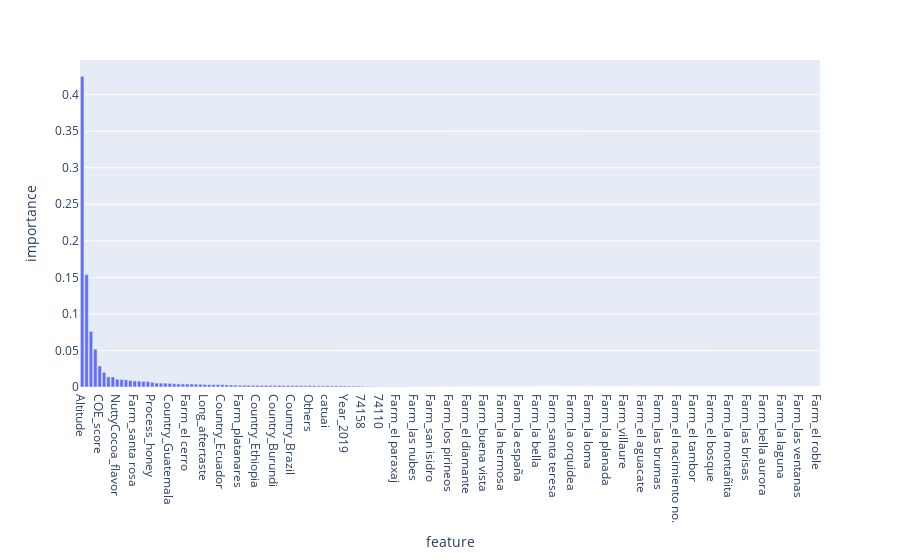

Write notebook code for a chart like this one.
### Code cell
# plot the feature importance of RandomForest
feature_set = feature_set_3
x_train, y_train, x_test, y_test = PreProcess(data, feature_set)
rf = RandomForestRegressor(n_estimators=100, max_depth=10, random_state=0)
rf.fit(x_train, y_train)
# feature set = feature_set_3 removing High_bid
features = data[feature_set].drop(['High_bid'], axis=1).columns
print(len(features), len(rf.feature_importances_))
feature_importance_rf = pd.DataFrame({'feature': features, 'importance': rf.feature_importances_})
feature_importance_rf = feature_importance_rf.sort_values(by='importance', ascending=False)
fig = px.bar(feature_importance_rf, x='feature', y='importance')
fig.show()

### Figure 1 — Plotly figure (JSON) as saved in the notebook; plotly's stock layout.template omitted (floating-point values rounded to 4 significant figures; data arrays with more than 128 entries replaced by an {"elided": "..."} marker saying what was removed)
{"data": [{"alignmentgroup": "True", "hovertemplate": "feature=%{x}<br>importance=%{y}<extra></extra>", "legendgroup": "", "marker": {"color": "#636efa", "pattern": {"shape": ""}}, "name": "", "offsetgroup": "", "orientation": "v", "showlegend": false, "textposition": "auto", "type": "bar", "x": {"elided": "169 str values"}, "xaxis": "x", "y": {"elided": "169 float values"}, "yaxis": "y"}], "layout": {"barmode": "relative", "legend": {"tracegroupgap": 0}, "margin": {"t": 60}, "xaxis": {"anchor": "y", "domain": [0, 1], "title": {"text": "feature"}}, "yaxis": {"anchor": "x", "domain": [0, 1], "title": {"text": "importance"}}}}
